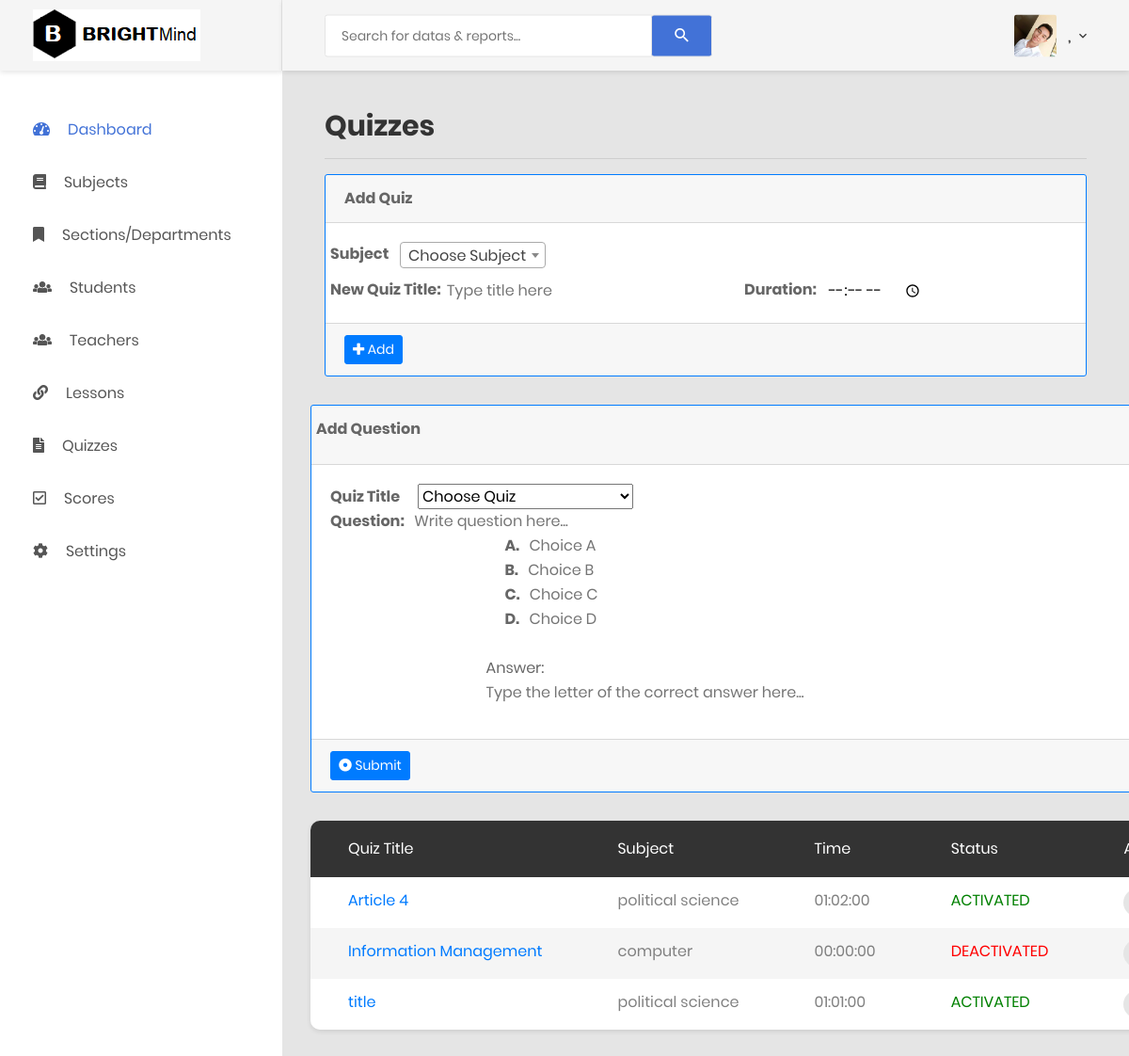
Page /adminquizzes.php on the committed database.
### tables this page shows
CREATE TABLE `quiztbl` (
  `quizid` int(10) NOT NULL,
  `quizname` varchar(100) NOT NULL,
  `subjectid` int(10) NOT NULL,
  `duration` time NOT NULL,
  `status` varchar(100) NOT NULL
);

### adminquizzes.php (the view, shortened to what this page needs)
<!DOCTYPE html>
<php lang="en">
<head>
    <link href="css/font-face.css" rel="stylesheet" media="all">
    <link href="vendor/font-awesome-4.7/css/font-awesome.min.css" rel="stylesheet" media="all">
    <link href="vendor/font-awesome-5/css/fontawesome-all.min.css" rel="stylesheet" media="all">
    <link href="vendor/mdi-font/css/material-design-iconic-font.min.css" rel="stylesheet" media="all">
    <link href="vendor/bootstrap-4.1/bootstrap.min.css" rel="stylesheet" media="all">
    <link href="vendor/animsition/animsition.min.css" rel="stylesheet" media="all">
    <link href="vendor/bootstrap-progressbar/bootstrap-progressbar-3.3.4.min.css" rel="stylesheet" media="all">
    <link href="vendor/wow/animate.css" rel="stylesheet" media="all">
    <link href="vendor/css-hamburgers/hamburgers.min.css" rel="stylesheet" media="all">
    <link href="vendor/slick/slick.css" rel="stylesheet" media="all">
    <link href="vendor/select2/select2.min.css" rel="stylesheet" media="all">
    <link href="vendor/perfect-scrollbar/perfect-scrollbar.css" rel="stylesheet" media="all">
    <link href="css/theme.css" rel="stylesheet" media="all">
</head>
<body class="animsition">
    <div class="page-wrapper">
        <?php include("adminheadermobileandsidebar.php"); ?>
        <div class="page-container">
            <?php include("adminheader.php"); ?>
            <div class="main-content">
                <div class="section__content section__content--p30">
                    <div class="container-fluid">
                            <div>
                                <h2>Quizzes</h2><hr/>
                            </div>
                                                <div class="row">
                             <div class="col-md-12">
                                <div class="card border border-primary">
                                    <div class="card-header">
                                        <form method="POST" action="process2.php">
                                        <strong class="card-title">Add Quiz</strong>  &nbsp &nbsp
                                    </div>
                                    <div class="card-body">
                                        <div class="row">
                                        <strong class="card-title">Subject </strong>  &nbsp &nbsp
                                        </div>
                                        <div class="row">
                                        <strong>New Quiz Title: &nbsp</strong><br>
                                        <input type="text" name="qtitle" placeholder="Type title here" required>
                                        <br>
                                        <strong>Duration:</strong> &nbsp &nbsp <input type="time" name="dur" required>
                                        </div>
                                    </div>
                                    <div class="card-footer">
                                        <button type="submit" class="btn btn-primary btn-sm" name="submitnewquiz">
                                            <i class="fa fa-plus"></i> Add
                                        </button>
                                    </div>
                                </div>
                            </div>
                        <div class="row">
                             <div class="col-md-12">
                                <div class="card border border-primary">
                                    <div class="card-header">
                                        <form method="POST" action="process2.php">
                                        <div class="row">
                                        <strong class="card-title">Add Question </strong>  &nbsp &nbsp
                                        </div>
                                    </div>
                                    <div class="card-body">
                                         <strong>Quiz Title </strong>  &nbsp &nbsp
                                        <select class="js-select3" name="chosenquiztitle" required>
                                                <option selected="selected" disabled>Choose Quiz</option>
                                        </select><br>
                                        <strong>Question: &nbsp</strong>
                                       <input type="text" name="question" placeholder="Write question here..." style="width:70%" required>
                                        <br/>
                                        <div class="row form-group">
                                                <div class="col col-md-2">
                                                </div>
                                                <div class="col col-md-8">
                                                    <div class="form-check">
                                                        <strong>A. &nbsp</strong>
                                                        <input type="text" name="optiona" placeholder="Choice A" style="width:50%" required>
                                                        <br><strong>B. &nbsp</strong>
                                                        <input type="text" name="optionb" placeholder="Choice B" style="width:50%" required>
                                                        <br><strong>C. &nbsp</strong>
                                                        <input type="text" name="optionc" placeholder="Choice C" style="width:50%" required>
                                                        <br><strong>D. &nbsp</strong>
                                                        <input type="text" name="optiond" placeholder="Choice D" style="width:50%" required>
                                                    </div>
                                                    <br>
                                                  Answer: <input type="text" name="answer" maxlength="1" pattern="[ABCD]" style="width: 100%" placeholder="Type the letter of the correct answer here... " required>
                                                </div>
                                        </div>
                                    </div>
                                    <div class="card-footer">
                                        <button type="submit" class="btn btn-primary btn-sm" name="submitquiz">
                                            <i class="fa fa-dot-circle-o"></i> Submit
                                        </button>
                                    </div>
                                </div>
                            </div>
                            <div class="col-md-12">
                                <div class="table-responsive table--no-card m-b-30">
                                    <table class="table table-borderless table-striped table-earning">
                                        <thead>
                                            <tr>
                                                <th>Quiz Title</th>
                                                <th>Subject</th>
                                                <th>Time</th>
                                                <th>Status</th>
                                                <th>ACTIONS</th>
                                            </tr>
                                        </thead>
                                        <tbody id="response">
                                            <?php
                                                $sql="select quizid, quizname, (SELECT subjectname from subjecttbl WHERE subjectid=quiztbl.subjectid) AS subject, duration, status from quiztbl ORDER BY quizname";
                                                $result=mysqli_query($con, $sql);
                                                while($row=mysqli_fetch_array($result)){
                                            ?>
                                            <tr>
                                                <td><?php echo "<a href=exam.php?quizid=".$row['quizid']."> " .$row['quizname']."</a>"; ?></td></a>
                                                <td><?php echo $row['subject']; ?></td>
                                                <td><?php echo $row['duration']; ?></td>
                                                <?php
                                                $stat="";
                                                if($row['status']=="ACTIVATED"){
                                                    echo '<td style="color: green;">';
                                                    $stat="Deactivate";
                                                }else{
                                                    echo '<td style="color: red;">';
                                                    $stat="Activate";
                                                }
                                                ?>
                                                <?php echo $row['status']; ?>
                                                </td>
                                                <td>
                                                    <div class="table-data-feature">
                                                        <button onclick="stat(<?php echo $row['quizid']; ?>)" class="item" data-toggle="modal" data-placement="top" title="<?php echo $stat; ?>" type="button">
                                                        </button>
                                                    </div>
                                                </td>
                                            </tr>
                                           <?php } ?>
                                        </tbody>
                                    </table>
                                </div>
                            </div>
                        </div>
                    </div>
                </div>
            </div>
        </div>
    </div>
</body>
</php>

### rows in the picture
quiztbl: quizname "Article 4", subject "political science", duration "01:02:00", status "ACTIVATED"
quiztbl: quizname "Information Management", subject "computer", duration "00:00:00", status "DEACTIVATED"
quiztbl: quizname "title", subject "political science", duration "01:01:00", status "ACTIVATED"
